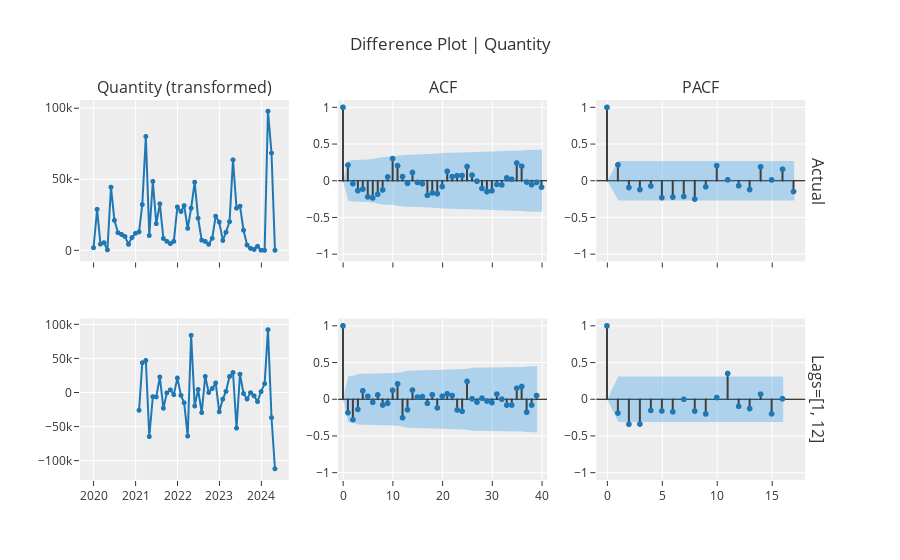

Write notebook code for a chart like this one.
### Code cell
exp.plot_model(plot="diff", 
               data_kwargs={"lags_list": [[1, 12]], "acf": True, "pacf": True})

### Figure 1 — Plotly figure (JSON) as saved in the notebook; plotly's stock layout.template omitted (floating-point values rounded to 4 significant figures)
{"data": [{"line": {"color": "rgb(31, 119, 180)", "width": 2}, "marker": {"color": "rgb(31, 119, 180)", "size": 5}, "mode": "lines+markers", "name": "Actual", "showlegend": false, "type": "scattergl", "x": ["2020-01-01T00:00:00", "2020-02-01T00:00:00", "2020-03-01T00:00:00", "2020-04-01T00:00:00", "2020-05-01T00:00:00", "2020-06-01T00:00:00", "2020-07-01T00:00:00", "2020-08-01T00:00:00", "2020-09-01T00:00:00", "2020-10-01T00:00:00", "2020-11-01T00:00:00", "2020-12-01T00:00:00", "2021-01-01T00:00:00", "2021-02-01T00:00:00", "2021-03-01T00:00:00", "2021-04-01T00:00:00", "2021-05-01T00:00:00", "2021-06-01T00:00:00", "2021-07-01T00:00:00", "2021-08-01T00:00:00", "2021-09-01T00:00:00", "2021-10-01T00:00:00", "2021-11-01T00:00:00", "2021-12-01T00:00:00", "2022-01-01T00:00:00", "2022-02-01T00:00:00", "2022-03-01T00:00:00", "2022-04-01T00:00:00", "2022-05-01T00:00:00", "2022-06-01T00:00:00", "2022-07-01T00:00:00", "2022-08-01T00:00:00", "2022-09-01T00:00:00", "2022-10-01T00:00:00", "2022-11-01T00:00:00", "2022-12-01T00:00:00", "2023-01-01T00:00:00", "2023-02-01T00:00:00", "2023-03-01T00:00:00", "2023-04-01T00:00:00", "2023-05-01T00:00:00", "2023-06-01T00:00:00", "2023-07-01T00:00:00", "2023-08-01T00:00:00", "2023-09-01T00:00:00", "2023-10-01T00:00:00", "2023-11-01T00:00:00", "2023-12-01T00:00:00", "2024-01-01T00:00:00", "2024-02-01T00:00:00", "2024-03-01T00:00:00", "2024-04-01T00:00:00", "2024-05-01T00:00:00"], "xaxis": "x", "y": [1790, 28846, 4420, 5347, 307, 44454, 21119, 12403, 11158, 9710, 4222, 8976, 11966, 12934, 32181, 80112, 10430, 48523, 18729, 32718, 8344, 6288, 4719, 6300, 30499, 27316, 31455, 15459, 29675, 47959, 22568, 7157, 6276, 4233, 8463, 23976, 19853, 6931, 12704, 20136, 63647, 29626, 31066, 14120, 3680, 1345, 636, 2810, 6, 0, 97886, 68457, 12], "yaxis": "y"}, {"line": {"color": "#3f3f3f"}, "mode": "lines", "name": "Actual", "showlegend": false, "type": "scattergl", "x": [0, 0], "xaxis": "x2", "y": [0, 1], "yaxis": "y2"}, {"line": {"color": "#3f3f3f"}, "mode": "lines", "name": "Actual", "showlegend": false, "type": "scattergl", "x": [1, 1], "xaxis": "x2", "y": [0, 0.2131], "yaxis": "y2"}, {"line": {"color": "#3f3f3f"}, "mode": "lines", "name": "Actual", "showlegend": false, "type": "scattergl", "x": [2, 2], "xaxis": "x2", "y": [0, -0.03912], "yaxis": "y2"}, {"line": {"color": "#3f3f3f"}, "mode": "lines", "name": "Actual", "showlegend": false, "type": "scattergl", "x": [3, 3], "xaxis": "x2", "y": [0, -0.135], "yaxis": "y2"}, {"line": {"color": "#3f3f3f"}, "mode": "lines", "name": "Actual", "showlegend": false, "type": "scattergl", "x": [4, 4], "xaxis": "x2", "y": [0, -0.1127], "yaxis": "y2"}, {"line": {"color": "#3f3f3f"}, "mode": "lines", "name": "Actual", "showlegend": false, "type": "scattergl", "x": [5, 5], "xaxis": "x2", "y": [0, -0.2191], "yaxis": "y2"}, {"line": {"color": "#3f3f3f"}, "mode": "lines", "name": "Actual", "showlegend": false, "type": "scattergl", "x": [6, 6], "xaxis": "x2", "y": [0, -0.2344], "yaxis": "y2"}, {"line": {"color": "#3f3f3f"}, "mode": "lines", "name": "Actual", "showlegend": false, "type": "scattergl", "x": [7, 7], "xaxis": "x2", "y": [0, -0.1838], "yaxis": "y2"}, {"line": {"color": "#3f3f3f"}, "mode": "lines", "name": "Actual", "showlegend": false, "type": "scattergl", "x": [8, 8], "xaxis": "x2", "y": [0, -0.1251], "yaxis": "y2"}, {"line": {"color": "#3f3f3f"}, "mode": "lines", "name": "Actual", "showlegend": false, "type": "scattergl", "x": [9, 9], "xaxis": "x2", "y": [0, 0.05178], "yaxis": "y2"}, {"line": {"color": "#3f3f3f"}, "mode": "lines", "name": "Actual", "showlegend": false, "type": "scattergl", "x": [10, 10], "xaxis": "x2", "y": [0, 0.3022], "yaxis": "y2"}, {"line": {"color": "#3f3f3f"}, "mode": "lines", "name": "Actual", "showlegend": false, "type": "scattergl", "x": [11, 11], "xaxis": "x2", "y": [0, 0.2053], "yaxis": "y2"}, {"line": {"color": "#3f3f3f"}, "mode": "lines", "name": "Actual", "showlegend": false, "type": "scattergl", "x": [12, 12], "xaxis": "x2", "y": [0, 0.05687], "yaxis": "y2"}, {"line": {"color": "#3f3f3f"}, "mode": "lines", "name": "Actual", "showlegend": false, "type": "scattergl", "x": [13, 13], "xaxis": "x2", "y": [0, -0.03554], "yaxis": "y2"}, {"line": {"color": "#3f3f3f"}, "mode": "lines", "name": "Actual", "showlegend": false, "type": "scattergl", "x": [14, 14], "xaxis": "x2", "y": [0, 0.1129], "yaxis": "y2"}, {"line": {"color": "#3f3f3f"}, "mode": "lines", "name": "Actual", "showlegend": false, "type": "scattergl", "x": [15, 15], "xaxis": "x2", "y": [0, -0.02254], "yaxis": "y2"}, {"line": {"color": "#3f3f3f"}, "mode": "lines", "name": "Actual", "showlegend": false, "type": "scattergl", "x": [16, 16], "xaxis": "x2", "y": [0, -0.04178], "yaxis": "y2"}, {"line": {"color": "#3f3f3f"}, "mode": "lines", "name": "Actual", "showlegend": false, "type": "scattergl", "x": [17, 17], "xaxis": "x2", "y": [0, -0.1986], "yaxis": "y2"}, {"line": {"color": "#3f3f3f"}, "mode": "lines", "name": "Actual", "showlegend": false, "type": "scattergl", "x": [18, 18], "xaxis": "x2", "y": [0, -0.1658], "yaxis": "y2"}, {"line": {"color": "#3f3f3f"}, "mode": "lines", "name": "Actual", "showlegend": false, "type": "scattergl", "x": [19, 19], "xaxis": "x2", "y": [0, -0.1761], "yaxis": "y2"}, {"line": {"color": "#3f3f3f"}, "mode": "lines", "name": "Actual", "showlegend": false, "type": "scattergl", "x": [20, 20], "xaxis": "x2", "y": [0, -0.07898], "yaxis": "y2"}, {"line": {"color": "#3f3f3f"}, "mode": "lines", "name": "Actual", "showlegend": false, "type": "scattergl", "x": [21, 21], "xaxis": "x2", "y": [0, 0.1285], "yaxis": "y2"}, {"line": {"color": "#3f3f3f"}, "mode": "lines", "name": "Actual", "showlegend": false, "type": "scattergl", "x": [22, 22], "xaxis": "x2", "y": [0, 0.05628], "yaxis": "y2"}, {"line": {"color": "#3f3f3f"}, "mode": "lines", "name": "Actual", "showlegend": false, "type": "scattergl", "x": [23, 23], "xaxis": "x2", "y": [0, 0.06932], "yaxis": "y2"}, {"line": {"color": "#3f3f3f"}, "mode": "lines", "name": "Actual", "showlegend": false, "type": "scattergl", "x": [24, 24], "xaxis": "x2", "y": [0, 0.07106], "yaxis": "y2"}, {"line": {"color": "#3f3f3f"}, "mode": "lines", "name": "Actual", "showlegend": false, "type": "scattergl", "x": [25, 25], "xaxis": "x2", "y": [0, 0.1937], "yaxis": "y2"}, {"line": {"color": "#3f3f3f"}, "mode": "lines", "name": "Actual", "showlegend": false, "type": "scattergl", "x": [26, 26], "xaxis": "x2", "y": [0, 0.07703], "yaxis": "y2"}, {"line": {"color": "#3f3f3f"}, "mode": "lines", "name": "Actual", "showlegend": false, "type": "scattergl", "x": [27, 27], "xaxis": "x2", "y": [0, -0.006395], "yaxis": "y2"}, {"line": {"color": "#3f3f3f"}, "mode": "lines", "name": "Actual", "showlegend": false, "type": "scattergl", "x": [28, 28], "xaxis": "x2", "y": [0, -0.105], "yaxis": "y2"}, {"line": {"color": "#3f3f3f"}, "mode": "lines", "name": "Actual", "showlegend": false, "type": "scattergl", "x": [29, 29], "xaxis": "x2", "y": [0, -0.1482], "yaxis": "y2"}, {"line": {"color": "#3f3f3f"}, "mode": "lines", "name": "Actual", "showlegend": false, "type": "scattergl", "x": [30, 30], "xaxis": "x2", "y": [0, -0.1368], "yaxis": "y2"}, {"line": {"color": "#3f3f3f"}, "mode": "lines", "name": "Actual", "showlegend": false, "type": "scattergl", "x": [31, 31], "xaxis": "x2", "y": [0, -0.04926], "yaxis": "y2"}, {"line": {"color": "#3f3f3f"}, "mode": "lines", "name": "Actual", "showlegend": false, "type": "scattergl", "x": [32, 32], "xaxis": "x2", "y": [0, -0.05668], "yaxis": "y2"}, {"line": {"color": "#3f3f3f"}, "mode": "lines", "name": "Actual", "showlegend": false, "type": "scattergl", "x": [33, 33], "xaxis": "x2", "y": [0, 0.03937], "yaxis": "y2"}, {"line": {"color": "#3f3f3f"}, "mode": "lines", "name": "Actual", "showlegend": false, "type": "scattergl", "x": [34, 34], "xaxis": "x2", "y": [0, 0.02065], "yaxis": "y2"}, {"line": {"color": "#3f3f3f"}, "mode": "lines", "name": "Actual", "showlegend": false, "type": "scattergl", "x": [35, 35], "xaxis": "x2", "y": [0, 0.2413], "yaxis": "y2"}, {"line": {"color": "#3f3f3f"}, "mode": "lines", "name": "Actual", "showlegend": false, "type": "scattergl", "x": [36, 36], "xaxis": "x2", "y": [0, 0.1975], "yaxis": "y2"}, {"line": {"color": "#3f3f3f"}, "mode": "lines", "name": "Actual", "showlegend": false, "type": "scattergl", "x": [37, 37], "xaxis": "x2", "y": [0, -0.01772], "yaxis": "y2"}, {"line": {"color": "#3f3f3f"}, "mode": "lines", "name": "Actual", "showlegend": false, "type": "scattergl", "x": [38, 38], "xaxis": "x2", "y": [0, -0.05379], "yaxis": "y2"}, {"line": {"color": "#3f3f3f"}, "mode": "lines", "name": "Actual", "showlegend": false, "type": "scattergl", "x": [39, 39], "xaxis": "x2", "y": [0, -0.02243], "yaxis": "y2"}, {"line": {"color": "#3f3f3f"}, "mode": "lines", "name": "Actual", "showlegend": false, "type": "scattergl", "x": [40, 40], "xaxis": "x2", "y": [0, -0.08752], "yaxis": "y2"}, {"marker": {"color": "#1f77b4", "size": 6}, "mode": "markers", "name": "Actual", "showlegend": false, "type": "scattergl", "x": [0, 1, 2, 3, 4, 5, 6, 7, 8, 9, 10, 11, 12, 13, 14, 15, 16, 17, 18, 19, 20, 21, 22, 23, 24, 25, 26, 27, 28, 29, 30, 31, 32, 33, 34, 35, 36, 37, 38, 39, 40], "xaxis": "x2", "y": [1, 0.2131, -0.03912, -0.135, -0.1127, -0.2191, -0.2344, -0.1838, -0.1251, 0.05178, 0.3022, 0.2053, 0.05687, -0.03554, 0.1129, -0.02254, -0.04178, -0.1986, -0.1658, -0.1761, -0.07898, 0.1285, 0.05628, 0.06932, 0.07106, 0.1937, 0.07703, -0.006395, -0.105, -0.1482, -0.1368, -0.04926, -0.05668, 0.03937, 0.02065, 0.2413, 0.1975, -0.01772, -0.05379, -0.02243, -0.08752], "yaxis": "y2"}, {"line": {"color": "rgba(255,255,255,0)"}, "mode": "lines", "name": "UC", "showlegend": false, "type": "scatter", "x": [0, 1, 2, 3, 4, 5, 6, 7, 8, 9, 10, 11, 12, 13, 14, 15, 16, 17, 18, 19, 20, 21, 22, 23, 24, 25, 26, 27, 28, 29, 30, 31, 32, 33, 34, 35, 36, 37, 38, 39, 40], "xaxis": "x2", "y": [0, 0.2692, 0.2812, 0.2816, 0.2862, 0.2894, 0.3012, 0.3142, 0.3219, 0.3254, 0.326, 0.3457, 0.3544, 0.355, 0.3553, 0.3579, 0.358, 0.3584, 0.3662, 0.3716, 0.3776, 0.3788, 0.382, 0.3826, 0.3835, 0.3844, 0.3914, 0.3925, 0.3926, 0.3946, 0.3986, 0.402, 0.4024, 0.403, 0.4033, 0.4034, 0.4137, 0.4205, 0.4205, 0.421, 0.4211], "yaxis": "y2"}, {"fill": "tonexty", "fillcolor": "rgba(32, 146, 230,0.3)", "line": {"color": "rgba(255,255,255,0)"}, "mode": "lines", "name": "LC", "showlegend": false, "type": "scatter", "x": [0, 1, 2, 3, 4, 5, 6, 7, 8, 9, 10, 11, 12, 13, 14, 15, 16, 17, 18, 19, 20, 21, 22, 23, 24, 25, 26, 27, 28, 29, 30, 31, 32, 33, 34, 35, 36, 37, 38, 39, 40], "xaxis": "x2", "y": [0, -0.2692, -0.2812, -0.2816, -0.2862, -0.2894, -0.3012, -0.3142, -0.3219, -0.3254, -0.326, -0.3457, -0.3544, -0.355, -0.3553, -0.3579, -0.358, -0.3584, -0.3662, -0.3716, -0.3776, -0.3788, -0.382, -0.3826, -0.3835, -0.3844, -0.3914, -0.3925, -0.3926, -0.3946, -0.3986, -0.402, -0.4024, -0.403, -0.4033, -0.4034, -0.4137, -0.4205, -0.4205, -0.421, -0.4211], "yaxis": "y2"}, {"line": {"color": "#3f3f3f"}, "mode": "lines", "name": "Actual", "showlegend": false, "type": "scattergl", "x": [0, 0], "xaxis": "x3", "y": [0, 1], "yaxis": "y3"}, {"line": {"color": "#3f3f3f"}, "mode": "lines", "name": "Actual", "showlegend": false, "type": "scattergl", "x": [1, 1], "xaxis": "x3", "y": [0, 0.2172], "yaxis": "y3"}, {"line": {"color": "#3f3f3f"}, "mode": "lines", "name": "Actual", "showlegend": false, "type": "scattergl", "x": [2, 2], "xaxis": "x3", "y": [0, -0.09218], "yaxis": "y3"}, {"line": {"color": "#3f3f3f"}, "mode": "lines", "name": "Actual", "showlegend": false, "type": "scattergl", "x": [3, 3], "xaxis": "x3", "y": [0, -0.12], "yaxis": "y3"}, {"line": {"color": "#3f3f3f"}, "mode": "lines", "name": "Actual", "showlegend": false, "type": "scattergl", "x": [4, 4], "xaxis": "x3", "y": [0, -0.07089], "yaxis": "y3"}, {"line": {"color": "#3f3f3f"}, "mode": "lines", "name": "Actual", "showlegend": false, "type": "scattergl", "x": [5, 5], "xaxis": "x3", "y": [0, -0.231], "yaxis": "y3"}, {"line": {"color": "#3f3f3f"}, "mode": "lines", "name": "Actual", "showlegend": false, "type": "scattergl", "x": [6, 6], "xaxis": "x3", "y": [0, -0.222], "yaxis": "y3"}, {"line": {"color": "#3f3f3f"}, "mode": "lines", "name": "Actual", "showlegend": false, "type": "scattergl", "x": [7, 7], "xaxis": "x3", "y": [0, -0.2142], "yaxis": "y3"}, {"line": {"color": "#3f3f3f"}, "mode": "lines", "name": "Actual", "showlegend": false, "type": "scattergl", "x": [8, 8], "xaxis": "x3", "y": [0, -0.2501], "yaxis": "y3"}, {"line": {"color": "#3f3f3f"}, "mode": "lines", "name": "Actual", "showlegend": false, "type": "scattergl", "x": [9, 9], "xaxis": "x3", "y": [0, -0.08236], "yaxis": "y3"}, {"line": {"color": "#3f3f3f"}, "mode": "lines", "name": "Actual", "showlegend": false, "type": "scattergl", "x": [10, 10], "xaxis": "x3", "y": [0, 0.2056], "yaxis": "y3"}, {"line": {"color": "#3f3f3f"}, "mode": "lines", "name": "Actual", "showlegend": false, "type": "scattergl", "x": [11, 11], "xaxis": "x3", "y": [0, 0.01229], "yaxis": "y3"}, {"line": {"color": "#3f3f3f"}, "mode": "lines", "name": "Actual", "showlegend": false, "type": "scattergl", "x": [12, 12], "xaxis": "x3", "y": [0, -0.06803], "yaxis": "y3"}, {"line": {"color": "#3f3f3f"}, "mode": "lines", "name": "Actual", "showlegend": false, "type": "scattergl", "x": [13, 13], "xaxis": "x3", "y": [0, -0.1201], "yaxis": "y3"}, {"line": {"color": "#3f3f3f"}, "mode": "lines", "name": "Actual", "showlegend": false, "type": "scattergl", "x": [14, 14], "xaxis": "x3", "y": [0, 0.1891], "yaxis": "y3"}, {"line": {"color": "#3f3f3f"}, "mode": "lines", "name": "Actual", "showlegend": false, "type": "scattergl", "x": [15, 15], "xaxis": "x3", "y": [0, 0.01076], "yaxis": "y3"}, {"line": {"color": "#3f3f3f"}, "mode": "lines", "name": "Actual", "showlegend": false, "type": "scattergl", "x": [16, 16], "xaxis": "x3", "y": [0, 0.1565], "yaxis": "y3"}, {"line": {"color": "#3f3f3f"}, "mode": "lines", "name": "Actual", "showlegend": false, "type": "scattergl", "x": [17, 17], "xaxis": "x3", "y": [0, -0.1471], "yaxis": "y3"}, {"marker": {"color": "#1f77b4", "size": 6}, "mode": "markers", "name": "Actual", "showlegend": false, "type": "scattergl", "x": [0, 1, 2, 3, 4, 5, 6, 7, 8, 9, 10, 11, 12, 13, 14, 15, 16, 17], "xaxis": "x3", "y": [1, 0.2172, -0.09218, -0.12, -0.07089, -0.231, -0.222, -0.2142, -0.2501, -0.08236, 0.2056, 0.01229, -0.06803, -0.1201, 0.1891, 0.01076, 0.1565, -0.1471], "yaxis": "y3"}, {"line": {"color": "rgba(255,255,255,0)"}, "mode": "lines", "name": "UC", "showlegend": false, "type": "scatter", "x": [0, 1, 2, 3, 4, 5, 6, 7, 8, 9, 10, 11, 12, 13, 14, 15, 16, 17], "xaxis": "x3", "y": [0, 0.2692, 0.2692, 0.2692, 0.2692, 0.2692, 0.2692, 0.2692, 0.2692, 0.2692, 0.2692, 0.2692, 0.2692, 0.2692, 0.2692, 0.2692, 0.2692, 0.2692], "yaxis": "y3"}, {"fill": "tonexty", "fillcolor": "rgba(32, 146, 230,0.3)", "line": {"color": "rgba(255,255,255,0)"}, "mode": "lines", "name": "LC", "showlegend": false, "type": "scatter", "x": [0, 1, 2, 3, 4, 5, 6, 7, 8, 9, 10, 11, 12, 13, 14, 15, 16, 17], "xaxis": "x3", "y": [0, -0.2692, -0.2692, -0.2692, -0.2692, -0.2692, -0.2692, -0.2692, -0.2692, -0.2692, -0.2692, -0.2692, -0.2692, -0.2692, -0.2692, -0.2692, -0.2692, -0.2692], "yaxis": "y3"}, {"line": {"color": "rgb(31, 119, 180)", "width": 2}, "marker": {"color": "rgb(31, 119, 180)", "size": 5}, "mode": "lines+markers", "name": "Lags=[1, 12]", "showlegend": false, "type": "scattergl", "x": ["2021-02-01T00:00:00", "2021-03-01T00:00:00", "2021-04-01T00:00:00", "2021-05-01T00:00:00", "2021-06-01T00:00:00", "2021-07-01T00:00:00", "2021-08-01T00:00:00", "2021-09-01T00:00:00", "2021-10-01T00:00:00", "2021-11-01T00:00:00", "2021-12-01T00:00:00", "2022-01-01T00:00:00", "2022-02-01T00:00:00", "2022-03-01T00:00:00", "2022-04-01T00:00:00", "2022-05-01T00:00:00", "2022-06-01T00:00:00", "2022-07-01T00:00:00", "2022-08-01T00:00:00", "2022-09-01T00:00:00", "2022-10-01T00:00:00", "2022-11-01T00:00:00", "2022-12-01T00:00:00", "2023-01-01T00:00:00", "2023-02-01T00:00:00", "2023-03-01T00:00:00", "2023-04-01T00:00:00", "2023-05-01T00:00:00", "2023-06-01T00:00:00", "2023-07-01T00:00:00", "2023-08-01T00:00:00", "2023-09-01T00:00:00", "2023-10-01T00:00:00", "2023-11-01T00:00:00", "2023-12-01T00:00:00", "2024-01-01T00:00:00", "2024-02-01T00:00:00", "2024-03-01T00:00:00", "2024-04-01T00:00:00", "2024-05-01T00:00:00"], "xaxis": "x4", "y": [-26088, 43673, 47004, -64642, -6054, -6459, 22705, -23129, -608, 3919, -3173, 21209, -4151, -15108, -63927, 83898, -19809, 4403, -29400, 23493, 13, 5799, 13932, -28322, -9739, 1634, 23428, 29295, -52305, 26831, -1535, -9559, -292, -4939, -13339, 1319, 12916, 92113, -36861, -111956], "yaxis": "y4"}, {"line": {"color": "#3f3f3f"}, "mode": "lines", "name": "Lags=[1, 12]", "showlegend": false, "type": "scattergl", "x": [0, 0], "xaxis": "x5", "y": [0, 1], "yaxis": "y5"}, {"line": {"color": "#3f3f3f"}, "mode": "lines", "name": "Lags=[1, 12]", "showlegend": false, "type": "scattergl", "x": [1, 1], "xaxis": "x5", "y": [0, -0.1832], "yaxis": "y5"}, {"line": {"color": "#3f3f3f"}, "mode": "lines", "name": "Lags=[1, 12]", "showlegend": false, "type": "scattergl", "x": [2, 2], "xaxis": "x5", "y": [0, -0.2785], "yaxis": "y5"}, {"line": {"color": "#3f3f3f"}, "mode": "lines", "name": "Lags=[1, 12]", "showlegend": false, "type": "scattergl", "x": [3, 3], "xaxis": "x5", "y": [0, -0.139], "yaxis": "y5"}, {"line": {"color": "#3f3f3f"}, "mode": "lines", "name": "Lags=[1, 12]", "showlegend": false, "type": "scattergl", "x": [4, 4], "xaxis": "x5", "y": [0, 0.1152], "yaxis": "y5"}, {"line": {"color": "#3f3f3f"}, "mode": "lines", "name": "Lags=[1, 12]", "showlegend": false, "type": "scattergl", "x": [5, 5], "xaxis": "x5", "y": [0, 0.04046], "yaxis": "y5"}, {"line": {"color": "#3f3f3f"}, "mode": "lines", "name": "Lags=[1, 12]", "showlegend": false, "type": "scattergl", "x": [6, 6], "xaxis": "x5", "y": [0, -0.04099], "yaxis": "y5"}, {"line": {"color": "#3f3f3f"}, "mode": "lines", "name": "Lags=[1, 12]", "showlegend": false, "type": "scattergl", "x": [7, 7], "xaxis": "x5", "y": [0, 0.05926], "yaxis": "y5"}, {"line": {"color": "#3f3f3f"}, "mode": "lines", "name": "Lags=[1, 12]", "showlegend": false, "type": "scattergl", "x": [8, 8], "xaxis": "x5", "y": [0, -0.07842], "yaxis": "y5"}, {"line": {"color": "#3f3f3f"}, "mode": "lines", "name": "Lags=[1, 12]", "showlegend": false, "type": "scattergl", "x": [9, 9], "xaxis": "x5", "y": [0, -0.05536], "yaxis": "y5"}, {"line": {"color": "#3f3f3f"}, "mode": "lines", "name": "Lags=[1, 12]", "showlegend": false, "type": "scattergl", "x": [10, 10], "xaxis": "x5", "y": [0, 0.1219], "yaxis": "y5"}, {"line": {"color": "#3f3f3f"}, "mode": "lines", "name": "Lags=[1, 12]", "showlegend": false, "type": "scattergl", "x": [11, 11], "xaxis": "x5", "y": [0, 0.2101], "yaxis": "y5"}, {"line": {"color": "#3f3f3f"}, "mode": "lines", "name": "Lags=[1, 12]", "showlegend": false, "type": "scattergl", "x": [12, 12], "xaxis": "x5", "y": [0, -0.2507], "yaxis": "y5"}, {"line": {"color": "#3f3f3f"}, "mode": "lines", "name": "Lags=[1, 12]", "showlegend": false, "type": "scattergl", "x": [13, 13], "xaxis": "x5", "y": [0, -0.1428], "yaxis": "y5"}, {"line": {"color": "#3f3f3f"}, "mode": "lines", "name": "Lags=[1, 12]", "showlegend": false, "type": "scattergl", "x": [14, 14], "xaxis": "x5", "y": [0, 0.1251], "yaxis": "y5"}, {"line": {"color": "#3f3f3f"}, "mode": "lines", "name": "Lags=[1, 12]", "showlegend": false, "type": "scattergl", "x": [15, 15], "xaxis": "x5", "y": [0, 0.02971], "yaxis": "y5"}, {"line": {"color": "#3f3f3f"}, "mode": "lines", "name": "Lags=[1, 12]", "showlegend": false, "type": "scattergl", "x": [16, 16], "xaxis": "x5", "y": [0, 0.03618], "yaxis": "y5"}, {"line": {"color": "#3f3f3f"}, "mode": "lines", "name": "Lags=[1, 12]", "showlegend": false, "type": "scattergl", "x": [17, 17], "xaxis": "x5", "y": [0, -0.05611], "yaxis": "y5"}, {"line": {"color": "#3f3f3f"}, "mode": "lines", "name": "Lags=[1, 12]", "showlegend": false, "type": "scattergl", "x": [18, 18], "xaxis": "x5", "y": [0, 0.06083], "yaxis": "y5"}, {"line": {"color": "#3f3f3f"}, "mode": "lines", "name": "Lags=[1, 12]", "showlegend": false, "type": "scattergl", "x": [19, 19], "xaxis": "x5", "y": [0, -0.1177], "yaxis": "y5"}, {"line": {"color": "#3f3f3f"}, "mode": "lines", "name": "Lags=[1, 12]", "showlegend": false, "type": "scattergl", "x": [20, 20], "xaxis": "x5", "y": [0, 0.04106], "yaxis": "y5"}, {"line": {"color": "#3f3f3f"}, "mode": "lines", "name": "Lags=[1, 12]", "showlegend": false, "type": "scattergl", "x": [21, 21], "xaxis": "x5", "y": [0, 0.07398], "yaxis": "y5"}, {"line": {"color": "#3f3f3f"}, "mode": "lines", "name": "Lags=[1, 12]", "showlegend": false, "type": "scattergl", "x": [22, 22], "xaxis": "x5", "y": [0, 0.05063], "yaxis": "y5"}, {"line": {"color": "#3f3f3f"}, "mode": "lines", "name": "Lags=[1, 12]", "showlegend": false, "type": "scattergl", "x": [23, 23], "xaxis": "x5", "y": [0, -0.1459], "yaxis": "y5"}, {"line": {"color": "#3f3f3f"}, "mode": "lines", "name": "Lags=[1, 12]", "showlegend": false, "type": "scattergl", "x": [24, 24], "xaxis": "x5", "y": [0, -0.1638], "yaxis": "y5"}, {"line": {"color": "#3f3f3f"}, "mode": "lines", "name": "Lags=[1, 12]", "showlegend": false, "type": "scattergl", "x": [25, 25], "xaxis": "x5", "y": [0, 0.2432], "yaxis": "y5"}, {"line": {"color": "#3f3f3f"}, "mode": "lines", "name": "Lags=[1, 12]", "showlegend": false, "type": "scattergl", "x": [26, 26], "xaxis": "x5", "y": [0, 0.007032], "yaxis": "y5"}, {"line": {"color": "#3f3f3f"}, "mode": "lines", "name": "Lags=[1, 12]", "showlegend": false, "type": "scattergl", "x": [27, 27], "xaxis": "x5", "y": [0, -0.03936], "yaxis": "y5"}, {"line": {"color": "#3f3f3f"}, "mode": "lines", "name": "Lags=[1, 12]", "showlegend": false, "type": "scattergl", "x": [28, 28], "xaxis": "x5", "y": [0, 0.01437], "yaxis": "y5"}, {"line": {"color": "#3f3f3f"}, "mode": "lines", "name": "Lags=[1, 12]", "showlegend": false, "type": "scattergl", "x": [29, 29], "xaxis": "x5", "y": [0, -0.02411], "yaxis": "y5"}, {"line": {"color": "#3f3f3f"}, "mode": "lines", "name": "Lags=[1, 12]", "showlegend": false, "type": "scattergl", "x": [30, 30], "xaxis": "x5", "y": [0, -0.04517], "yaxis": "y5"}, {"line": {"color": "#3f3f3f"}, "mode": "lines", "name": "Lags=[1, 12]", "showlegend": false, "type": "scattergl", "x": [31, 31], "xaxis": "x5", "y": [0, 0.0698], "yaxis": "y5"}, {"line": {"color": "#3f3f3f"}, "mode": "lines", "name": "Lags=[1, 12]", "showlegend": false, "type": "scattergl", "x": [32, 32], "xaxis": "x5", "y": [0, 0.0009462], "yaxis": "y5"}, {"line": {"color": "#3f3f3f"}, "mode": "lines", "name": "Lags=[1, 12]", "showlegend": false, "type": "scattergl", "x": [33, 33], "xaxis": "x5", "y": [0, -0.07923], "yaxis": "y5"}, {"line": {"color": "#3f3f3f"}, "mode": "lines", "name": "Lags=[1, 12]", "showlegend": false, "type": "scattergl", "x": [34, 34], "xaxis": "x5", "y": [0, -0.07815], "yaxis": "y5"}, {"line": {"color": "#3f3f3f"}, "mode": "lines", "name": "Lags=[1, 12]", "showlegend": false, "type": "scattergl", "x": [35, 35], "xaxis": "x5", "y": [0, 0.1495], "yaxis": "y5"}, {"line": {"color": "#3f3f3f"}, "mode": "lines", "name": "Lags=[1, 12]", "showlegend": false, "type": "scattergl", "x": [36, 36], "xaxis": "x5", "y": [0, 0.1739], "yaxis": "y5"}, {"line": {"color": "#3f3f3f"}, "mode": "lines", "name": "Lags=[1, 12]", "showlegend": false, "type": "scattergl", "x": [37, 37], "xaxis": "x5", "y": [0, -0.1763], "yaxis": "y5"}, {"line": {"color": "#3f3f3f"}, "mode": "lines", "name": "Lags=[1, 12]", "showlegend": false, "type": "scattergl", "x": [38, 38], "xaxis": "x5", "y": [0, -0.07934], "yaxis": "y5"}, {"line": {"color": "#3f3f3f"}, "mode": "lines", "name": "Lags=[1, 12]", "showlegend": false, "type": "scattergl", "x": [39, 39], "xaxis": "x5", "y": [0, 0.05087], "yaxis": "y5"}, {"marker": {"color": "#1f77b4", "size": 6}, "mode": "markers", "name": "Lags=[1, 12]", "showlegend": false, "type": "scattergl", "x": [0, 1, 2, 3, 4, 5, 6, 7, 8, 9, 10, 11, 12, 13, 14, 15, 16, 17, 18, 19, 20, 21, 22, 23, 24, 25, 26, 27, 28, 29, 30, 31, 32, 33, 34, 35, 36, 37, 38, 39], "xaxis": "x5", "y": [1, -0.1832, -0.2785, -0.139, 0.1152, 0.04046, -0.04099, 0.05926, -0.07842, -0.05536, 0.1219, 0.2101, -0.2507, -0.1428, 0.1251, 0.02971, 0.03618, -0.05611, 0.06083, -0.1177, 0.04106, 0.07398, 0.05063, -0.1459, -0.1638, 0.2432, 0.007032, -0.03936, 0.01437, -0.02411, -0.04517, 0.0698, 0.0009462, -0.07923, -0.07815, 0.1495, 0.1739, -0.1763, -0.07934, 0.05087], "yaxis": "y5"}, {"line": {"color": "rgba(255,255,255,0)"}, "mode": "lines", "name": "UC", "showlegend": false, "type": "scatter", "x": [0, 1, 2, 3, 4, 5, 6, 7, 8, 9, 10, 11, 12, 13, 14, 15, 16, 17, 18, 19, 20, 21, 22, 23, 24, 25, 26, 27, 28, 29, 30, 31, 32, 33, 34, 35, 36, 37, 38, 39], "xaxis": "x5", "y": [0, 0.3099, 0.3201, 0.3426, 0.348, 0.3516, 0.3521, 0.3525, 0.3535, 0.3551, 0.356, 0.36, 0.3715, 0.3874, 0.3925, 0.3963, 0.3965, 0.3968, 0.3976, 0.3985, 0.4018, 0.4022, 0.4035, 0.4041, 0.4091, 0.4154, 0.4288, 0.4289, 0.4292, 0.4292, 0.4294, 0.4298, 0.4309, 0.4309, 0.4323, 0.4337, 0.4386, 0.4452, 0.4518, 0.4532], "yaxis": "y5"}, {"fill": "tonexty", "fillcolor": "rgba(32, 146, 230,0.3)", "line": {"color": "rgba(255,255,255,0)"}, "mode": "lines", "name": "LC", "showlegend": false, "type": "scatter", "x": [0, 1, 2, 3, 4, 5, 6, 7, 8, 9, 10, 11, 12, 13, 14, 15, 16, 17, 18, 19, 20, 21, 22, 23, 24, 25, 26, 27, 28, 29, 30, 31, 32, 33, 34, 35, 36, 37, 38, 39], "xaxis": "x5", "y": [0, -0.3099, -0.3201, -0.3426, -0.348, -0.3516, -0.3521, -0.3525, -0.3535, -0.3551, -0.356, -0.36, -0.3715, -0.3874, -0.3925, -0.3963, -0.3965, -0.3968, -0.3976, -0.3985, -0.4018, -0.4022, -0.4035, -0.4041, -0.4091, -0.4154, -0.4288, -0.4289, -0.4292, -0.4292, -0.4294, -0.4298, -0.4309, -0.4309, -0.4323, -0.4337, -0.4386, -0.4452, -0.4518, -0.4532], "yaxis": "y5"}, {"line": {"color": "#3f3f3f"}, "mode": "lines", "name": "Lags=[1, 12]", "showlegend": false, "type": "scattergl", "x": [0, 0], "xaxis": "x6", "y": [0, 1], "yaxis": "y6"}, {"line": {"color": "#3f3f3f"}, "mode": "lines", "name": "Lags=[1, 12]", "showlegend": false, "type": "scattergl", "x": [1, 1], "xaxis": "x6", "y": [0, -0.1879], "yaxis": "y6"}, {"line": {"color": "#3f3f3f"}, "mode": "lines", "name": "Lags=[1, 12]", "showlegend": false, "type": "scattergl", "x": [2, 2], "xaxis": "x6", "y": [0, -0.3404], "yaxis": "y6"}, {"line": {"color": "#3f3f3f"}, "mode": "lines", "name": "Lags=[1, 12]", "showlegend": false, "type": "scattergl", "x": [3, 3], "xaxis": "x6", "y": [0, -0.3377], "yaxis": "y6"}, {"line": {"color": "#3f3f3f"}, "mode": "lines", "name": "Lags=[1, 12]", "showlegend": false, "type": "scattergl", "x": [4, 4], "xaxis": "x6", "y": [0, -0.1525], "yaxis": "y6"}, {"line": {"color": "#3f3f3f"}, "mode": "lines", "name": "Lags=[1, 12]", "showlegend": false, "type": "scattergl", "x": [5, 5], "xaxis": "x6", "y": [0, -0.1597], "yaxis": "y6"}, {"line": {"color": "#3f3f3f"}, "mode": "lines", "name": "Lags=[1, 12]", "showlegend": false, "type": "scattergl", "x": [6, 6], "xaxis": "x6", "y": [0, -0.1698], "yaxis": "y6"}, {"line": {"color": "#3f3f3f"}, "mode": "lines", "name": "Lags=[1, 12]", "showlegend": false, "type": "scattergl", "x": [7, 7], "xaxis": "x6", "y": [0, -0.0008857], "yaxis": "y6"}, {"line": {"color": "#3f3f3f"}, "mode": "lines", "name": "Lags=[1, 12]", "showlegend": false, "type": "scattergl", "x": [8, 8], "xaxis": "x6", "y": [0, -0.161], "yaxis": "y6"}, {"line": {"color": "#3f3f3f"}, "mode": "lines", "name": "Lags=[1, 12]", "showlegend": false, "type": "scattergl", "x": [9, 9], "xaxis": "x6", "y": [0, -0.1995], "yaxis": "y6"}, {"line": {"color": "#3f3f3f"}, "mode": "lines", "name": "Lags=[1, 12]", "showlegend": false, "type": "scattergl", "x": [10, 10], "xaxis": "x6", "y": [0, 0.02348], "yaxis": "y6"}, {"line": {"color": "#3f3f3f"}, "mode": "lines", "name": "Lags=[1, 12]", "showlegend": false, "type": "scattergl", "x": [11, 11], "xaxis": "x6", "y": [0, 0.3506], "yaxis": "y6"}, {"line": {"color": "#3f3f3f"}, "mode": "lines", "name": "Lags=[1, 12]", "showlegend": false, "type": "scattergl", "x": [12, 12], "xaxis": "x6", "y": [0, -0.0963], "yaxis": "y6"}, {"line": {"color": "#3f3f3f"}, "mode": "lines", "name": "Lags=[1, 12]", "showlegend": false, "type": "scattergl", "x": [13, 13], "xaxis": "x6", "y": [0, -0.1271], "yaxis": "y6"}, {"line": {"color": "#3f3f3f"}, "mode": "lines", "name": "Lags=[1, 12]", "showlegend": false, "type": "scattergl", "x": [14, 14], "xaxis": "x6", "y": [0, 0.06944], "yaxis": "y6"}, {"line": {"color": "#3f3f3f"}, "mode": "lines", "name": "Lags=[1, 12]", "showlegend": false, "type": "scattergl", "x": [15, 15], "xaxis": "x6", "y": [0, -0.1989], "yaxis": "y6"}, {"line": {"color": "#3f3f3f"}, "mode": "lines", "name": "Lags=[1, 12]", "showlegend": false, "type": "scattergl", "x": [16, 16], "xaxis": "x6", "y": [0, 0.006659], "yaxis": "y6"}, {"marker": {"color": "#1f77b4", "size": 6}, "mode": "markers", "name": "Lags=[1, 12]", "showlegend": false, "type": "scattergl", "x": [0, 1, 2, 3, 4, 5, 6, 7, 8, 9, 10, 11, 12, 13, 14, 15, 16], "xaxis": "x6", "y": [1, -0.1879, -0.3404, -0.3377, -0.1525, -0.1597, -0.1698, -0.0008857, -0.161, -0.1995, 0.02348, 0.3506, -0.0963, -0.1271, 0.06944, -0.1989, 0.006659], "yaxis": "y6"}, {"line": {"color": "rgba(255,255,255,0)"}, "mode": "lines", "name": "UC", "showlegend": false, "type": "scatter", "x": [0, 1, 2, 3, 4, 5, 6, 7, 8, 9, 10, 11, 12, 13, 14, 15, 16], "xaxis": "x6", "y": [0, 0.3099, 0.3099, 0.3099, 0.3099, 0.3099, 0.3099, 0.3099, 0.3099, 0.3099, 0.3099, 0.3099, 0.3099, 0.3099, 0.3099, 0.3099, 0.3099], "yaxis": "y6"}, {"fill": "tonexty", "fillcolor": "rgba(32, 146, 230,0.3)", "line": {"color": "rgba(255,255,255,0)"}, "mode": "lines", "name": "LC", "showlegend": false, "type": "scatter", "x": [0, 1, 2, 3, 4, 5, 6, 7, 8, 9, 10, 11, 12, 13, 14, 15, 16], "xaxis": "x6", "y": [0, -0.3099, -0.3099, -0.3099, -0.3099, -0.3099, -0.3099, -0.3099, -0.3099, -0.3099, -0.3099, -0.3099, -0.3099, -0.3099, -0.3099, -0.3099, -0.3099], "yaxis": "y6"}], "layout": {"annotations": [{"font": {"size": 16}, "showarrow": false, "text": "Quantity (transformed)", "x": 0.1411, "xanchor": "center", "xref": "paper", "y": 1, "yanchor": "bottom", "yref": "paper"}, {"font": {"size": 16}, "showarrow": false, "text": "ACF", "x": 0.49, "xanchor": "center", "xref": "paper", "y": 1, "yanchor": "bottom", "yref": "paper"}, {"font": {"size": 16}, "showarrow": false, "text": "PACF", "x": 0.8389, "xanchor": "center", "xref": "paper", "y": 1, "yanchor": "bottom", "yref": "paper"}, {"font": {"size": 16}, "showarrow": false, "text": "Actual", "textangle": 90, "x": 0.98, "xanchor": "left", "xref": "paper", "y": 0.7875, "yanchor": "middle", "yref": "paper"}, {"font": {"size": 16}, "showarrow": false, "text": "Lags=[1, 12]", "textangle": 90, "x": 0.98, "xanchor": "left", "xref": "paper", "y": 0.2125, "yanchor": "middle", "yref": "paper"}], "showlegend": false, "title": {"text": "Difference Plot | Quantity"}, "xaxis": {"anchor": "y", "domain": [0, 0.2822], "matches": "x4", "showticklabels": false}, "xaxis2": {"anchor": "y2", "domain": [0.3489, 0.6311], "matches": "x5", "range": [-1, 42], "showticklabels": false}, "xaxis3": {"anchor": "y3", "domain": [0.6978, 0.98], "matches": "x6", "range": [-1, 19], "showticklabels": false}, "xaxis4": {"anchor": "y4", "domain": [0, 0.2822]}, "xaxis5": {"anchor": "y5", "domain": [0.3489, 0.6311], "range": [-1, 41]}, "xaxis6": {"anchor": "y6", "domain": [0.6978, 0.98], "range": [-1, 18]}, "yaxis": {"anchor": "x", "domain": [0.575, 1]}, "yaxis2": {"anchor": "x2", "domain": [0.575, 1], "range": [-1.1, 1.1], "zerolinecolor": "#000000"}, "yaxis3": {"anchor": "x3", "domain": [0.575, 1], "range": [-1.1, 1.1], "zerolinecolor": "#000000"}, "yaxis4": {"anchor": "x4", "domain": [0, 0.425]}, "yaxis5": {"anchor": "x5", "domain": [0, 0.425], "range": [-1.1, 1.1], "zerolinecolor": "#000000"}, "yaxis6": {"anchor": "x6", "domain": [0, 0.425], "range": [-1.1, 1.1], "zerolinecolor": "#000000"}}}
